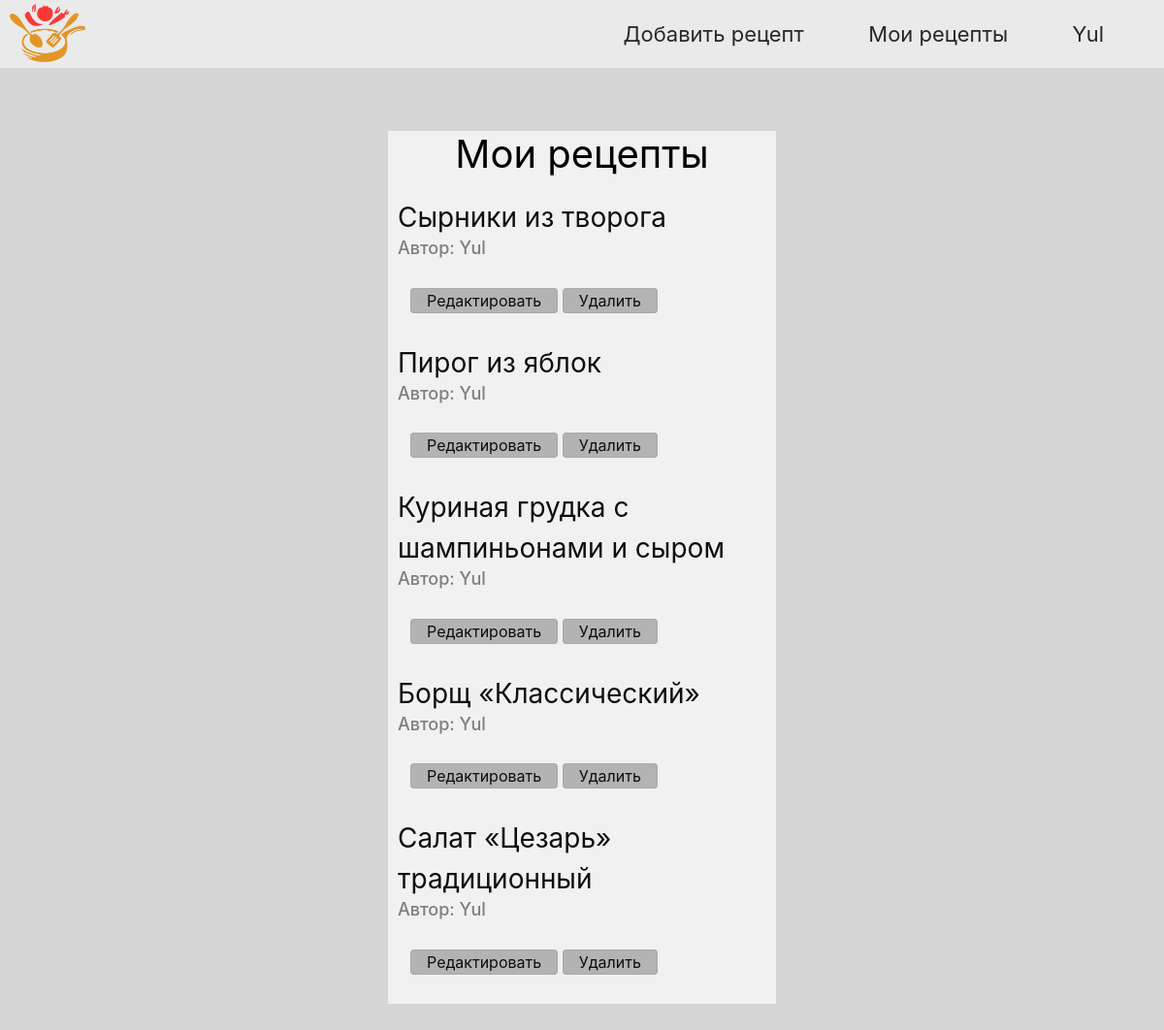
The page /my_recipes (signed in) on the database its author committed.
### data/users.py (models this page shows, shortened)
class User(SqlAlchemyBase, UserMixin, SerializerMixin):
    __tablename__ = 'users'
    id = sqlalchemy.Column(sqlalchemy.Integer, primary_key=True, autoincrement=True)
    name = sqlalchemy.Column(sqlalchemy.String)
    about = sqlalchemy.Column(sqlalchemy.String, nullable=True)
    email = sqlalchemy.Column(sqlalchemy.String, index=True, unique=True)
    rights = sqlalchemy.Column(sqlalchemy.Boolean, default=False)
    hashed_password = sqlalchemy.Column(sqlalchemy.String)
    register_date = sqlalchemy.Column(sqlalchemy.DateTime, default=datetime.now)
    recipes = orm.relation("Recipe", back_populates='author')

### data/recipes.py (models this page shows)
class Recipe(SqlAlchemyBase, SerializerMixin):
    __tablename__ = 'recipes'
    id = sqlalchemy.Column(sqlalchemy.Integer, primary_key=True, autoincrement=True)
    author_id = sqlalchemy.Column(sqlalchemy.Integer, sqlalchemy.ForeignKey("users.id"))
    author = orm.relation('User')
    recipe_title = sqlalchemy.Column(sqlalchemy.String)
    recipe_content = sqlalchemy.Column(sqlalchemy.String)
    creation_date = sqlalchemy.Column(sqlalchemy.DateTime, default=datetime.now)

### main.py (the view)
@app.route('/my_recipes')
@login_required
def view_my_recipes():
    db_sess = db_session.create_session()
    recipes = []
    for recipe in db_sess.query(Recipe).filter(Recipe.author_id == current_user.id).all():
        recipes.append({"author_name": recipe.author.name,
                        "recipe_title": recipe.recipe_title,
                        "creation_date": str(recipe.creation_date).split()[0],
                        "recipe_id": recipe.id})
    return render_template('my_recipes.html', css_file="my_recipes.css", recipes=recipes)

### data/db_session.py (called while the page is built)
def create_session() -> Session:
    global __factory
    return __factory()

### main.py (called while the page is built)
@login_manager.user_loader
def load_user(user_id):
    db_sess = db_session.create_session()
    return db_sess.query(User).get(user_id)

### templates/my_recipes.html (shortened to what this page needs)
{% extends "base.html" %}
{% block content %}
<section id="main" class="main">
    <div class="recipes">
        <h2 class="title">Мои рецепты</h2>
        {% for recipe in recipes%}
            <div class="recipe">
                <a href='/recipe/{{recipe["recipe_id"]}}' class="recipe_title">{{recipe["recipe_title"]}}</a>
                <h4 class="author">Автор: {{recipe["author_name"]}}</h4>
                <br>
                <div class="btn">
                    <a href='/edit_recipe/{{recipe["recipe_id"]}}' class="edit">Редактировать</a>
                    <a href='/delete_recipe/{{recipe["recipe_id"]}}' class="delete">Удалить</a>
                </div>
            </div>
            <br>
        {% endfor %}
    </div>
</section>
{% endblock %}

### templates/base.html (shortened to what this page needs)
<!doctype html>
<html lang="en">
    <head>
        <link rel="stylesheet"
          href="https://stackpath.bootstrapcdn.com/bootstrap/4.4.1/css/bootstrap.min.css"
>
        <link rel="stylesheet" type="text/css" href="/static/css/main.css"/>
        <link rel="stylesheet" type="text/css" href="/static/css/{{ css_file }}"/>
    </head>
    <body>
        <header id="header" class="header">
            <p><a href="/"><img src="/static/img/logo.png" height="60" alt="Главная" class="logo"></a></p>
            <div class="right_header">
                <ul class="menu">
                    {% if current_user.is_authenticated %}
                        <li><a href="/add_recipe">Добавить рецепт</a></li>
                        <li><a href="/my_recipes">Мои рецепты</a></li>
                    {% endif %}
                    {% if current_user.is_authenticated %}
                        <li><a href="/logout">{{ current_user.name }}</a></li>
                    {% else %}
                        <li><a href="/login">Войти</a></li>
                    {% endif %}
                </ul>
            </div>
        </header>
        {% block content %} {% endblock %}
    </body>
</html>

### static/css/main.css (style rules this page uses)
body { padding: 0; margin: 0; color: black; position: relative; opacity: 1; background-color: #d6d6d6; }
ul, li { padding: 0; margin: 0; }
h1, h2, h3, h4, h5, h6 { padding: 0; margin: 0; }
header { height: 70px; background-color: #EAEAEA; align-items: center; display: flex; justify-content: space-between; }
header a { display: block; color: #272727; font-weight: 400; transition: color .2s ease; }
header .logo { margin-top: 14px; margin-left: 10px; }
header .menu { list-style-type: none; }
header .menu li { display: inline-block; margin-right: 62px; }
header .menu li a { font-size: 22px; text-decoration: none; }

### static/css/my_recipes.css (style rules this page uses)
h1, h2, h3, h4, h5, h6 { padding: 0; margin: 0; }
section .recipes { margin: 65px 400px; background-color: #F1F1F1; }
section .title { font-size: 40px; font-weight: 400; text-align: center; margin-top: 20px; margin-bottom: 20px; }
section .recipe { margin-left: 10px; }
section .author { color: #7E7E7E; font-size: 18px; }
section .recipe_title { font-size: 28px; text-decoration: none; color: #0E0E0E; transition: color .2s ease; }
section .btn a { text-decoration: none; color: #0E0E0E; font-size: 16px; padding: 2px 16px; -webkit-transition-duration: 0.4s; transition-duration: 0.4s; border-radius: 4px; }
section .edit { background-color: #b3b3b3; color: #0E0E0E; border: 1px solid #a8a8a8; }
section .delete { background-color: #b3b3b3; color: #0E0E0E; border: 1px solid #a8a8a8; }

### rows shown on the page
User: name "Yul", author_name "Yul" "Yul" "Yul" "Yul" "Yul"
Recipe: recipe_title "Сырники из творога"
Recipe: recipe_title "Пирог из яблок"
Recipe: recipe_title "Куриная грудка с шампиньонами и сыром"
Recipe: recipe_title "Борщ «Классический»"
Recipe: recipe_title "Салат «Цезарь» традиционный"
